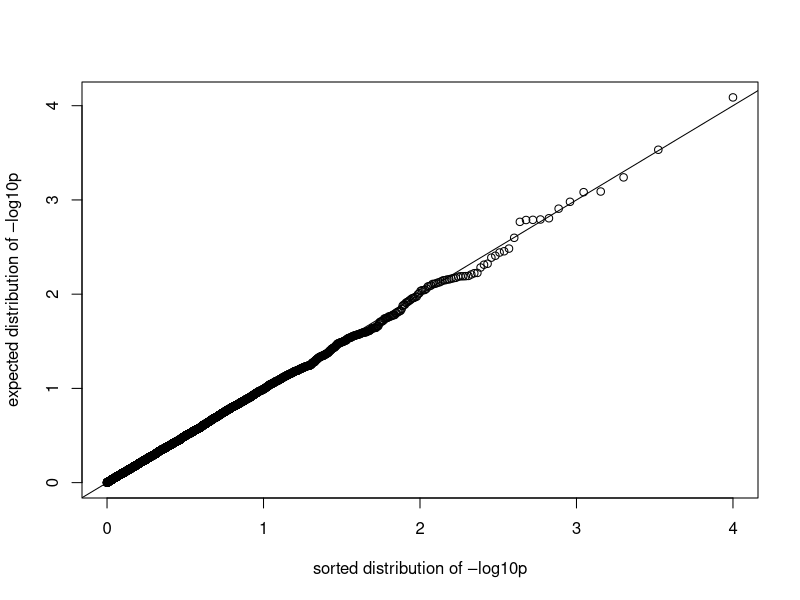
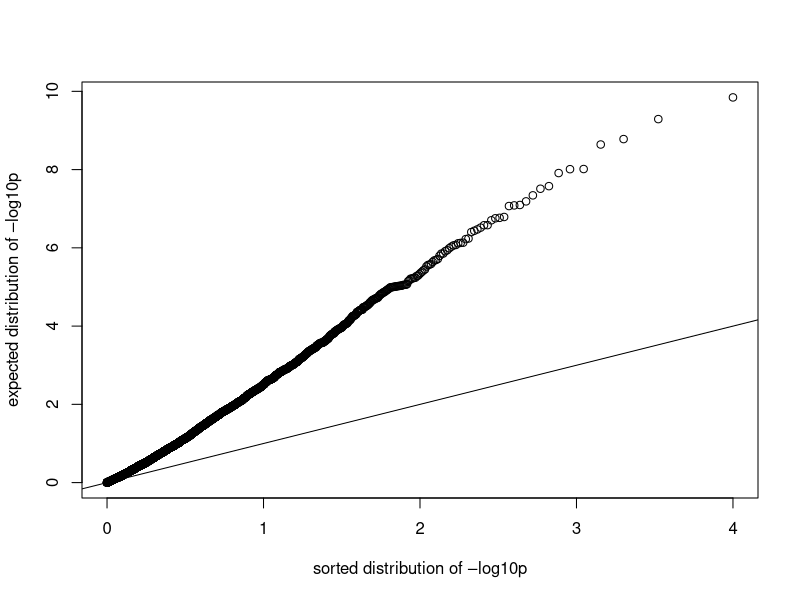

The R source for these figures, in order: (Note: a time limit stopped this script after it produced the figures.)
## ---- chunk 1
knitr::opts_chunk$set(echo = TRUE)
library(tidyverse)
library(reshape2)
## ---- chunk 2

GWAS_study <- function(nreplications){
  
    #Initialize lambda array
    me_lambda <- {}
    env_lambda <- {}

  for (i in 1:nreplications) {
    
    #Number of independent SNPs
    nSNP <- 5000
    
    #Initialize results matrices
    me <- matrix(0, nrow = nSNP, ncol = 3) 
    env <- matrix(0, nrow = nSNP, ncol = 3) 
    
    #Loop for each SNP
    for (j in 1:nSNP) {
    
      #single data set
      environ <- rpois(1000, 10)
      outcome <- environ*(environ+rnorm(1000))
      
      #SNP variable with minor allele frequency 0.3
      gene <- rbinom(1000, 2, 0.3)
      
      #linear model for the main effect of SNP
      maineffect <- lm(outcome~gene)
      
      #interaction between SNP and environment
      interact <- lm(outcome~gene*environ)
      
      #find beta, se, and pvalues for the main effect
      effect_array <- coef(summary(maineffect))
      
      #beta
      me[j,1] <- effect_array[2,1]
      #stdev
      me[j,2] <- effect_array[2,2]
      #pvalue
      me[j,3] <- effect_array[2,4]
      
      #find beta, se, and pvalues for the environmental effect
      env_array <- coef(summary(interact))

      #e_beta
      env[j,1] <- env_array[2,1]
      #e_stdev
      env[j,2] <- env_array[2,2]
      #e_pvalue
      env[j,3] <- env_array[2,4]
    }
    #lambda <- median( (beta/se)^2)/ 0.4549
    
    me_lambda[i] <- median( (me[,1]/me[,2])^2)/ 0.4549
    env_lambda[i] <- median( (env[,1]/env[,2])^2)/ 0.4549
    
  }
    
  #output
  if (nreplications == 1){
      
    cat("me lambda: ",me_lambda[1],"\n","env lambda: ",env_lambda[1],"\n")
    return(cbind(me[,3],env[,3]))
    
  }
  else{
    #columns are
    #  mm lambda | env lambda |
    return(cbind(me_lambda,env_lambda))
  }
}
## ---- chunk 3
number_of_studies <- 1

singleStudy <- GWAS_study(number_of_studies)
## ---- chunk 4
qqplot(-log10(ppoints(length(singleStudy[,1]))), -log10(singleStudy[,1]), xlab="sorted distribution of –log10p", ylab="expected distribution of –log10p")
abline(0,1)
## ---- chunk 5
qqplot(-log10(ppoints(length(singleStudy[,2]))), -log10(singleStudy[,2]), xlab="sorted distribution of –log10p", ylab="expected distribution of –log10p")
abline(0,1)
## ---- chunk 6
number_of_studies <- 200

multipleStudies <- GWAS_study(number_of_studies)
## ---- chunk 7
cat("Average me lambda: ",median(multipleStudies[,1]),
    "+/-",sd(multipleStudies[,1]),"\n")
cat("Average env lambda: ",median(multipleStudies[,2]),
    "+/-",sd(multipleStudies[,2]),"\n")
## ---- chunk 8
df <- melt(multipleStudies)
ggplot(data=df,aes(x = factor(Var2), y=value, fill = factor(Var2))) +
  geom_boxplot() +
  ggtitle("Lambda Averages") +
  xlab("Lambda Source") +
  ylab("Lambda Value") +
  theme_classic() +
  theme(
    plot.title=element_text(family='', face='bold', size=18),
    axis.text = element_text(face='bold',size = 12),
    legend.title = element_blank())
## ---- chunk 9
ggplot(data=df) +
  geom_point(aes(x = Var1, y=value, color = factor(Var2), 
                  shape = factor(Var2)),size=2, stroke=2) +
  scale_color_discrete(name = "Class", labels = c("me", "env")) +
  scale_shape_manual(name = "Class", labels = c("me", "env"), values = c(1,2)) +
  ggtitle("Main effects and environmental interaction Lambdas") +
  xlab("Study replication Number") +
  ylab("Lambda Value") +
  theme_classic() +
  theme(
    plot.title=element_text(family='', face='bold', size=18),
    axis.text = element_text(face='bold',size = 12))
